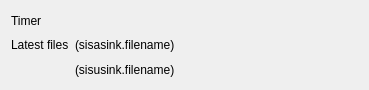
<?xml version="1.0" encoding="UTF-8"?>
<ui version="4.0">
 <class>Form</class>
 <widget class="QWidget" name="Form">
  <property name="geometry">
   <rect>
    <x>0</x>
    <y>0</y>
    <width>369</width>
    <height>90</height>
   </rect>
  </property>
  <property name="windowTitle">
   <string>Form</string>
  </property>
  <layout class="QGridLayout" name="gridLayout">
   <item row="1" column="0">
    <widget class="QLabel" name="label_3">
     <property name="sizePolicy">
      <sizepolicy hsizetype="Fixed" vsizetype="Preferred">
       <horstretch>0</horstretch>
       <verstretch>0</verstretch>
      </sizepolicy>
     </property>
     <property name="text">
      <string>Latest files</string>
     </property>
    </widget>
   </item>
   <item row="1" column="1">
    <widget class="ValueLabel" name="valueLabel">
     <property name="text">
      <string>(sisasink.filename)</string>
     </property>
     <property name="dev" stdset="0">
      <string/>
     </property>
     <property name="key" stdset="0">
      <string>sisasink.filename</string>
     </property>
    </widget>
   </item>
   <item row="0" column="0">
    <widget class="QLabel" name="label">
     <property name="sizePolicy">
      <sizepolicy hsizetype="Fixed" vsizetype="Preferred">
       <horstretch>0</horstretch>
       <verstretch>0</verstretch>
      </sizepolicy>
     </property>
     <property name="text">
      <string>Timer</string>
     </property>
    </widget>
   </item>
   <item row="0" column="1">
    <widget class="ValueLabel" name="valueLabel_3">
     <property name="dev" stdset="0">
      <string>sistimer</string>
     </property>
    </widget>
   </item>
   <item row="2" column="1">
    <widget class="ValueLabel" name="valueLabel_2">
     <property name="text">
      <string>(sisusink.filename)</string>
     </property>
     <property name="dev" stdset="0">
      <string/>
     </property>
     <property name="key" stdset="0">
      <string>sisusink.filename</string>
     </property>
    </widget>
   </item>
  </layout>
 </widget>
 <customwidgets>
  <customwidget>
   <class>ValueLabel</class>
   <extends>QLabel</extends>
   <header>nicos.guisupport.display</header>
  </customwidget>
 </customwidgets>
 <resources/>
 <connections/>
</ui>
